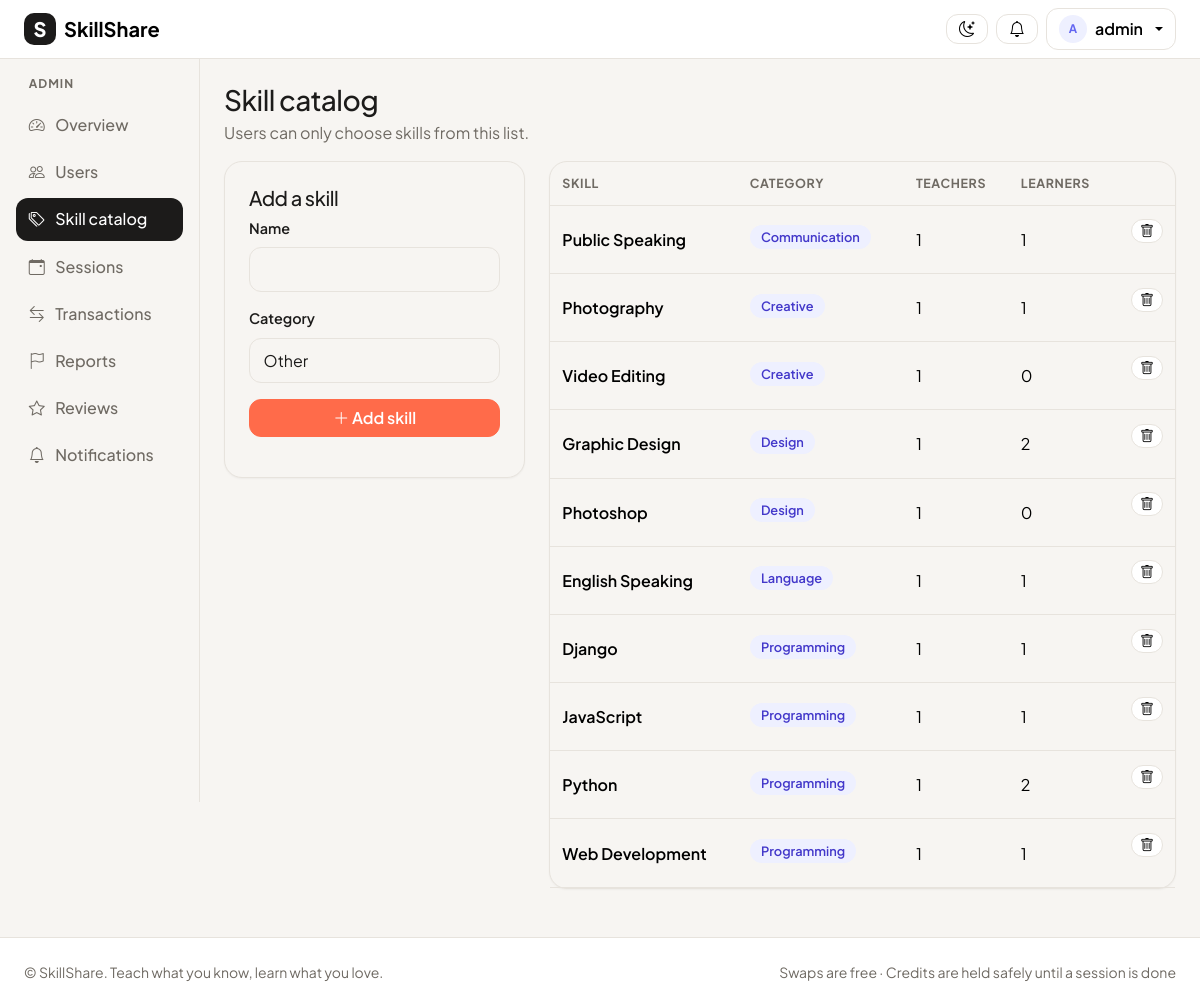
Page /admin-panel/skills/ (signed in) on the committed database.
### accounts/models.py (models this page shows, shortened)
class User(AbstractUser):
    ROLE_CHOICES = [
        ("user", "User"),
        ("admin", "Admin"),
    ]
    role = models.CharField(max_length=10, choices=ROLE_CHOICES, default="user")
    bio = models.TextField(blank=True)
    location = models.CharField(max_length=100, blank=True)
    photo = models.ImageField(upload_to="photos/", blank=True, null=True)
    credits = models.IntegerField(default=20)  # every new user gets 20 credits
    def is_admin(self):
        return self.role == "admin"
    def display_name(self):
        return self.get_full_name() or self.username

### skills/models.py (models this page shows, shortened)
class Skill(models.Model):
    name = models.CharField(max_length=60, unique=True)
    category = models.CharField(max_length=60, default="Other")
    class Meta:
        ordering = ["category", "name"]
    def teacher_count(self):
        return UserSkill.objects.filter(skill=self, kind="teach").count()
    def learner_count(self):
        return UserSkill.objects.filter(skill=self, kind="learn").count()

### skills/views.py (the view)
# urls.py: path("admin-panel/skills/", skills_views.admin_skills, name="admin_skills"),
@login_required
def admin_skills(request):
    if not_admin(request):
        return redirect("dashboard")
    form = SkillForm(request.POST or None)
    if request.method == "POST" and form.is_valid():
        skill = form.save()
        messages.success(request, f"{skill} was added to the catalog.")
        return redirect("admin_skills")
    skills = Skill.objects.all()
    return render(request, "skills/admin_skills.html", {"form": form, "skills": skills})

### skills/forms.py
class SkillForm(forms.ModelForm):
    class Meta:
        model = Skill
        fields = ["name", "category"]
    def __init__(self, *args, **kwargs):
        super().__init__(*args, **kwargs)
        add_bootstrap_classes(self)

### accounts/forms.py (called while the page is built)
def add_bootstrap_classes(form):
    for field in form.fields.values():
        if isinstance(field.widget, forms.Select):
            field.widget.attrs["class"] = "form-select"
        else:
            field.widget.attrs["class"] = "form-control"

### accounts/views.py (called while the page is built)
def not_admin(request):
    if not request.user.is_admin():
        messages.error(request, "Only admins can open that page.")
        return True
    return False

### templates/skills/admin_skills.html (shortened to what this page needs)
{% extends "base.html" %}
{% block content %}
<h1 class="h3 mb-1">Skill catalog</h1>
<p class="text-secondary">Users can only choose skills from this list.</p>
<div class="row g-4">
  <div class="col-lg-4">
    <div class="card p-4">
      <h2 class="h5">Add a skill</h2>
      <form method="post">
        {% include "shared/_form_fields.html" with form=form %}
        <button type="submit" class="btn btn-coral w-100"><i class="bi bi-plus-lg"></i> Add skill</button>
      </form>
    </div>
  </div>
  <div class="col-lg-8">
    <div class="card">
      <div class="table-responsive">
        <table class="table mb-0 align-middle">
          <thead><tr><th>Skill</th><th>Category</th><th>Teachers</th><th>Learners</th><th></th></tr></thead>
          <tbody>
            {% for skill in skills %}
              <tr>
                <td class="fw-semibold">{{ skill.name }}</td>
                <td><span class="skill-tag">{{ skill.category }}</span></td>
                <td>{{ skill.teacher_count }}</td>
                <td>{{ skill.learner_count }}</td>
                <td class="text-end">
                  <form method="post" action="{% url 'admin_delete_skill' skill.pk %}" onsubmit="return confirm('Delete {{ skill.name }}? It will be removed from every profile.');">
                    <button class="btn btn-sm btn-light"><i class="bi bi-trash"></i></button>
                  </form>
                </td>
              </tr>
            {% empty %}
              <tr><td colspan="5" class="empty-state"><i class="bi bi-tags"></i>No skills yet. Add your first one.</td></tr>
            {% endfor %}
          </tbody>
        </table>
      </div>
    </div>
  </div>
</div>
{% endblock %}

### templates/base.html (shortened to what this page needs)
{% load static %}
<html lang="en">
<head>
  <link href="https://cdn.jsdelivr.net/npm/bootstrap@5.3.3/dist/css/bootstrap.min.css" rel="stylesheet">
  <link href="https://cdn.jsdelivr.net/npm/bootstrap-icons@1.11.3/font/bootstrap-icons.min.css" rel="stylesheet">
  <link href="{% static 'accounts/base.css' %}?v=4" rel="stylesheet">
</head>
<body>
  <nav class="navbar navbar-expand bg-body border-bottom sticky-top">
    <div class="container-fluid px-3 px-lg-4">
      <a class="navbar-brand d-flex align-items-center gap-2" href="{% url 'home' %}" title="SkillShare home">
        <span class="brand-mark">S</span>
        <span class="fw-bold">SkillShare</span>
      </a>
      <div class="ms-auto d-flex align-items-center gap-2">
        <button class="btn btn-light" type="button" id="theme-toggle" title="Switch theme" aria-label="Switch between light and dark theme">
          <i class="bi bi-moon-stars" id="theme-icon"></i>
        </button>
        {% if user.is_authenticated %}
          <a href="{% url 'notifications' %}" class="btn btn-light position-relative" title="Notifications">
            <i class="bi bi-bell"></i>
          </a>
          <div class="dropdown">
            <button class="btn btn-light dropdown-toggle d-flex align-items-center gap-2" data-bs-toggle="dropdown">
              {% include "shared/_avatar.html" with person=user size=28 %}
              <span class="d-none d-md-inline">{{ user.display_name }}</span>
            </button>
          </div>
        {% else %}
          <a href="{% url 'login' %}" class="btn btn-light">Log in</a>
          <a href="{% url 'register' %}" class="btn btn-coral">Join free</a>
        {% endif %}
      </div>
    </div>
  </nav>
  <div class="container-fluid">
    <div class="row">
        {% if user.is_authenticated or request.resolver_match.url_name != 'home' %}
      <aside class="col-lg-2 p-0">
        <div class="offcanvas-lg offcanvas-start sidebar" tabindex="-1" id="sidebar">
          <div class="offcanvas-body d-block p-3">
            {% with name=request.resolver_match.url_name %}
            <nav class="nav flex-column gap-1">
              {% if not user.is_authenticated %}
                <a class="nav-link {% if name == 'home' %}active{% endif %}" href="{% url 'home' %}"><i class="bi bi-house"></i> Home</a>
                <a class="nav-link {% if name == 'login' %}active{% endif %}" href="{% url 'login' %}"><i class="bi bi-box-arrow-in-right"></i> Log in</a>
                <a class="nav-link {% if name == 'register' %}active{% endif %}" href="{% url 'register' %}"><i class="bi bi-person-plus"></i> Create account</a>
              {% elif user.is_admin %}
                <div class="sidebar-label">Admin</div>
                <a class="nav-link {% if name == 'admin_dashboard' %}active{% endif %}" href="{% url 'admin_dashboard' %}"><i class="bi bi-speedometer2"></i> Overview</a>
                <a class="nav-link {% if name == 'admin_users' or name == 'admin_user_detail' %}active{% endif %}" href="{% url 'admin_users' %}"><i class="bi bi-people"></i> Users</a>
                <a class="nav-link {% if name == 'admin_skills' %}active{% endif %}" href="{% url 'admin_skills' %}"><i class="bi bi-tags"></i> Skill catalog</a>
                <a class="nav-link {% if name == 'admin_sessions' %}active{% endif %}" href="{% url 'admin_sessions' %}"><i class="bi bi-calendar-event"></i> Sessions</a>
                <a class="nav-link {% if name == 'admin_transactions' %}active{% endif %}" href="{% url 'admin_transactions' %}"><i class="bi bi-arrow-left-right"></i> Transactions</a>
                <a class="nav-link {% if name == 'admin_reports' %}active{% endif %}" href="{% url 'admin_reports' %}"><i class="bi bi-flag"></i> Reports</a>
                <a class="nav-link {% if name == 'admin_reviews' %}active{% endif %}" href="{% url 'admin_reviews' %}"><i class="bi bi-star"></i> Reviews</a>
                <a class="nav-link {% if name == 'notifications' %}active{% endif %}" href="{% url 'notifications' %}"><i class="bi bi-bell"></i> Notifications</a>
              {% endif %}
            </nav>
            {% endwith %}
          </div>
        </div>
      </aside>
      {% endif %}
      <main class="{% if user.is_authenticated or request.resolver_match.url_name != 'home' %}col-lg-10{% else %}col-12{% endif %} py-4 px-3 px-lg-4">
        {% block content %}{% endblock %}
      </main>
    </div>
  </div>
  <footer class="border-top bg-body py-4 mt-4">
    <div class="container-fluid px-4 d-flex flex-column flex-md-row justify-content-between gap-2 small text-secondary">
      <span>&copy; SkillShare. Teach what you know, learn what you love.</span>
      <span>Swaps are free · Credits are held safely until a session is done</span>
    </div>
  </footer>
</body>
</html>

### templates/shared/_avatar.html (shortened to what this page needs)
{% if person.photo %}
  <img src="{{ person.photo.url }}" alt="{{ person }}" class="avatar" style="width: {{ size|default:40 }}px; height: {{ size|default:40 }}px;">
{% else %}
  <span class="avatar avatar-letter" style="width: {{ size|default:40 }}px; height: {{ size|default:40 }}px; font-size: calc({{ size|default:40 }}px * 0.42);">{{ person.display_name|first|upper }}</span>
{% endif %}

### static/accounts/base.css (style rules this page uses)
:root { --charcoal: #1C1B1A; --coral: #FF6B4A; --coral-dark: #E8573A; --indigo: #6366F1; --amber: #F5A524; --green: #16A34A; }
:root:not([data-bs-theme="dark"]) { --canvas: #F7F5F2; --border: #E7E3DD; --muted: #6F6A63; --bs-body-font-family: "Plus Jakarta Sans", system-ui, sans-serif; --bs-body-color: var(--charcoal); --bs-body-bg: var(--canvas); --bs-border-color: var(--border); --bs-secondary-color: var(--muted); --bs-link-color-rgb: 99, 102, 241; color-scheme: light; }
body { min-height: 100vh; display: flex; flex-direction: column; }
body > .container-fluid { flex: 1; }
h1, h2, h3, h4, h5 { font-weight: 700; letter-spacing: -0.02em; }
.text-secondary { color: var(--muted) !important; }
.card { border: 1px solid var(--border); border-radius: 18px; box-shadow: 0 1px 2px rgba(28, 27, 26, 0.04); }
.btn { border-radius: 12px; font-weight: 600; }
.btn-coral { background: var(--coral); border-color: var(--coral); color: #fff; }
.btn-light { background: #fff; border-color: var(--border); }
.form-control, .form-select { border-radius: 12px; border-color: var(--border); padding: .6rem .85rem; }
.brand-mark { width: 32px; height: 32px; border-radius: 10px; background: var(--charcoal); color: #fff; display: inline-flex; align-items: center; justify-content: center; font-weight: 800; }
@media (min-width: 992px) { .sidebar { position: sticky; top: 57px; height: calc(100vh - 57px); border-right: 1px solid var(--border); background: #fff; } }
.sidebar .nav-link { display: flex; align-items: center; gap: .65rem; color: var(--muted); border-radius: 12px; padding: .6rem .8rem; font-weight: 500; }
.sidebar .nav-link.active { background: var(--charcoal); color: #fff; }
.sidebar-label { font-size: .75rem; text-transform: uppercase; letter-spacing: .08em; color: var(--muted); padding: 0 .8rem .4rem; font-weight: 700; }
.avatar { border-radius: 50%; object-fit: cover; flex-shrink: 0; }
.avatar-letter { display: inline-flex; align-items: center; justify-content: center; background: #EEF0FF; color: var(--indigo); font-weight: 700; }
.skill-tag { display: inline-block; background: #EEF0FF; color: #4338CA; border-radius: 999px; padding: .25rem .7rem; font-size: .8rem; font-weight: 600; margin: 0 .25rem .25rem 0; }
.table { --bs-table-bg: transparent; }
.table > :not(caption) > * > * { padding: .85rem .75rem; border-bottom-color: var(--border); }
.table thead th { font-size: .78rem; text-transform: uppercase; letter-spacing: .05em; color: var(--muted); font-weight: 700; }

### rows in the picture
User: display_name|first "A", display_name "admin"
Skill: name "Public Speaking", category "Communication", teacher_count "1", learner_count "1"
Skill: name "Photography", category "Creative", teacher_count "1", learner_count "1"
Skill: name "Video Editing", category "Creative", teacher_count "1", learner_count "0"
Skill: name "Graphic Design", category "Design", teacher_count "1", learner_count "2"
Skill: name "Photoshop", category "Design", teacher_count "1", learner_count "0"
Skill: name "English Speaking", category "Language", teacher_count "1", learner_count "1"
Skill: name "Django", category "Programming", teacher_count "1", learner_count "1"
Skill: name "JavaScript", category "Programming", teacher_count "1", learner_count "1"
Skill: name "Python", category "Programming", teacher_count "1", learner_count "2"
Skill: name "Web Development", category "Programming", teacher_count "1", learner_count "1"

### other values in the picture
{{ field.label }} "Name" "Category"
